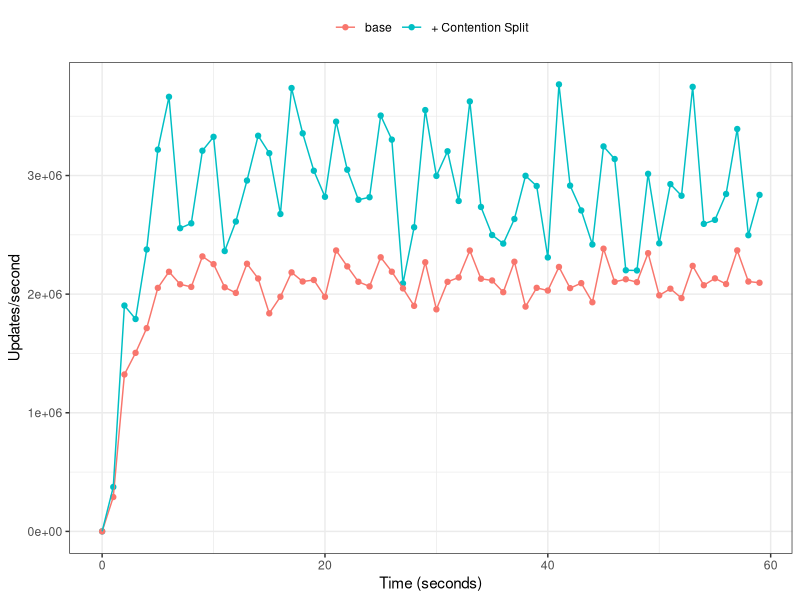
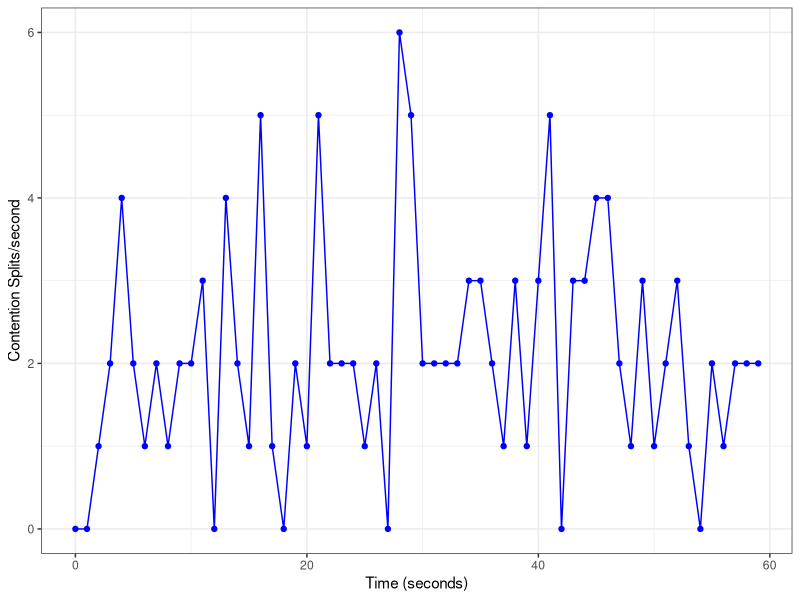
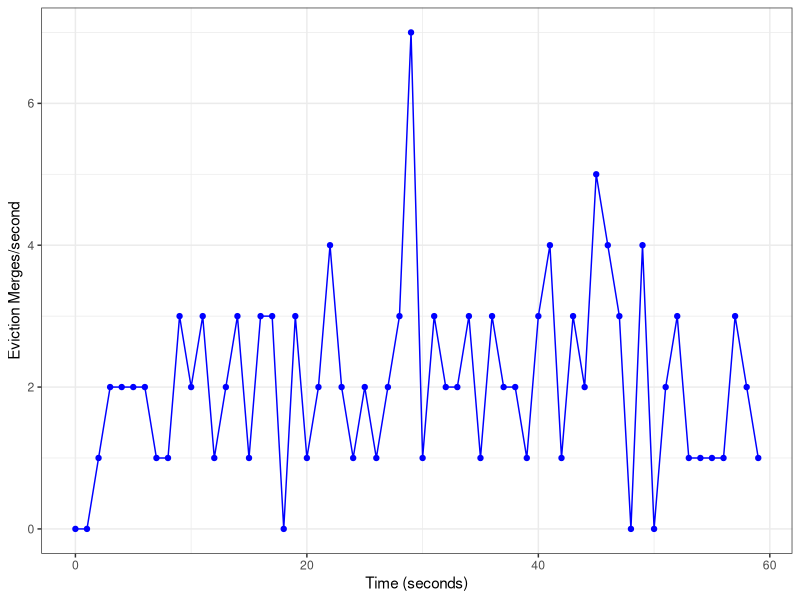
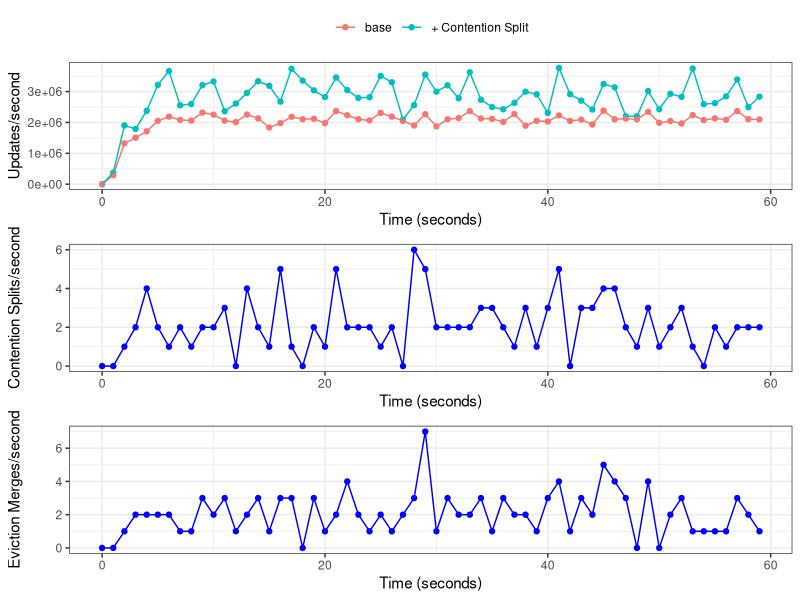

These figures' R source, in order: (Note: this script raises an error after producing the figures.)
library(ggplot2)
library(sqldf)
library(Cairo)
library(stringr)
library(scales)
library(gtable)
library(grid)
# Rome

dev.set(0)
df=read.csv('./results.csv')
#df=read.csv('./results_mutex.csv')
#df=read.csv('./tmp.csv')
d=sqldf("select * from df ")

tx <- ggplot(d, aes(t, tx, color=factor(c_cm_split), group=factor(c_cm_split))) +
    geom_point() +
    geom_line() +
    theme_bw() +
    expand_limits(y=0) +
    scale_color_discrete(name =NULL, labels=c("base", "+ Contention Split"), breaks=c(0,1)) +
    theme(legend.position = 'top')+
    labs(x='Time (seconds)', y = 'Updates/second')
tx
ops =sqldf("
select t,  sum(cm_split_succ_counter) splits, sum(su_merge_full_counter) merges, 'blue' as color from d where c_cm_split = true group by t
")
so <- ggplot(ops, aes(t, splits)) +
    geom_point(color='blue') +
    geom_line(color='blue') +
    expand_limits(y=0) +
    theme_bw() +
    labs(x='Time (seconds)', y = 'Contention Splits/second')
so
mo <- ggplot(ops, aes(t, merges)) +
    geom_point(color='blue') +
    geom_line(color='blue') +
    expand_limits(y=0) +
    theme_bw() +
    labs(x='Time (seconds)', y = 'Eviction Merges/second')
mo
g2 <- ggplotGrob(tx)
g3 <- ggplotGrob(so)
g4 <- ggplotGrob(mo)
g <- rbind(g2, g3,g4,  size = "first")
g$widths <- unit.pmax(g2$widths, g3$widths, g4$widths)
grid.newpage()
grid.draw(g)
ggsave(file="latest.pdf", g)


CairoPDF("./latest.pdf", bg="transparent")
print(tata)
dev.off()


sqldf("select c_worker_threads,c_su_merge,c_cm_split,sum(cm_split_succ_counter), max(consumed_pages) from d group by c_cm_split,c_su_merge,c_worker_threads")

aux =sqldf("select t, max(GHz) GHz, min(instr) instr,
 max(space_usage_gib) space_usage_gib,
 sum(dt_restarts_update_same_size) restarts,
 sum(cm_split_succ_counter) splits,
 sum(su_merge_full_counter) merge_succ,
 sum(su_merge_partial_counter) merge_fail,
c_cm_split,c_su_merge,
latest_window_ms,  c_backoff_strategy, c_dram_gib, c_zipf_factor, c_worker_threads,c_cm_update_tracker_pct from d where t > 0 group by t, c_dram_gib, c_zipf_factor, latest_window_ms,c_worker_threads, c_backoff_strategy,c_cm_update_tracker_pct, c_cm_split, c_su_merge")
head(aux)
